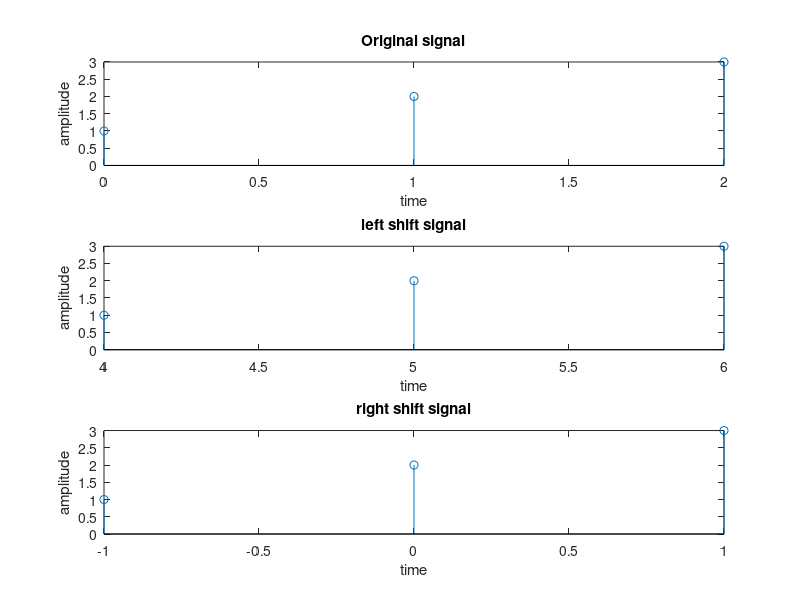

Source code (MATLAB):
clc;
close all;
clear all;
a=[1 2 3]; % input('Enter the first sequence');
alow=0;   %input('Enter the lower limit of a');
ahigh=2;   %input('Enter the higher limit of a');
subplot(3,1,1);
stem(alow:ahigh,a);
title('Original signal');
xlabel('time');
ylabel('amplitude');


subplot(3,1,2);
k=4;
ahigh=ahigh+k;
alow=alow+k;
stem(alow:ahigh,a);
title('left shift signal');
xlabel('time');
ylabel('amplitude');


a=[1 2 3];
alow=0;   
ahigh=2;   
subplot(3,1,3);
k=1;  %right shift unit
ahigh=ahigh-k;
alow=alow-k;
stem(alow:ahigh,a);
title('right shift signal');
xlabel('time');
ylabel('amplitude');
